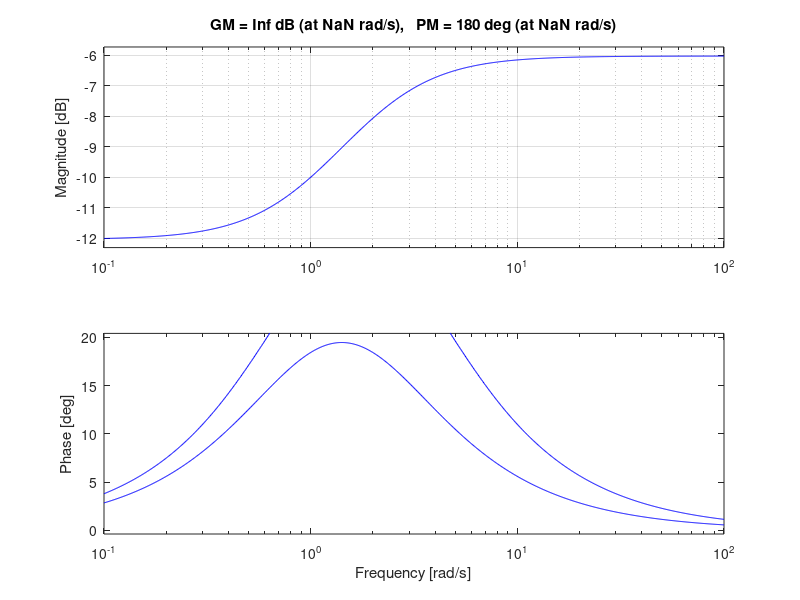
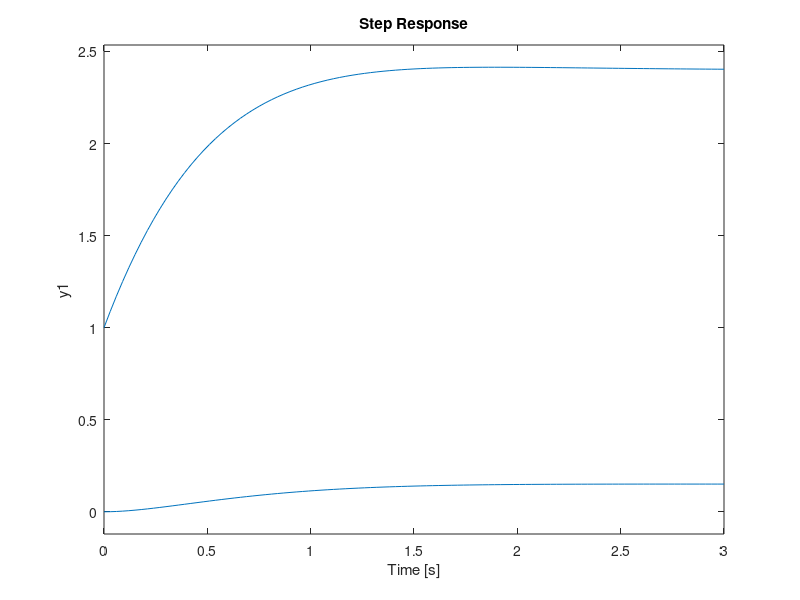
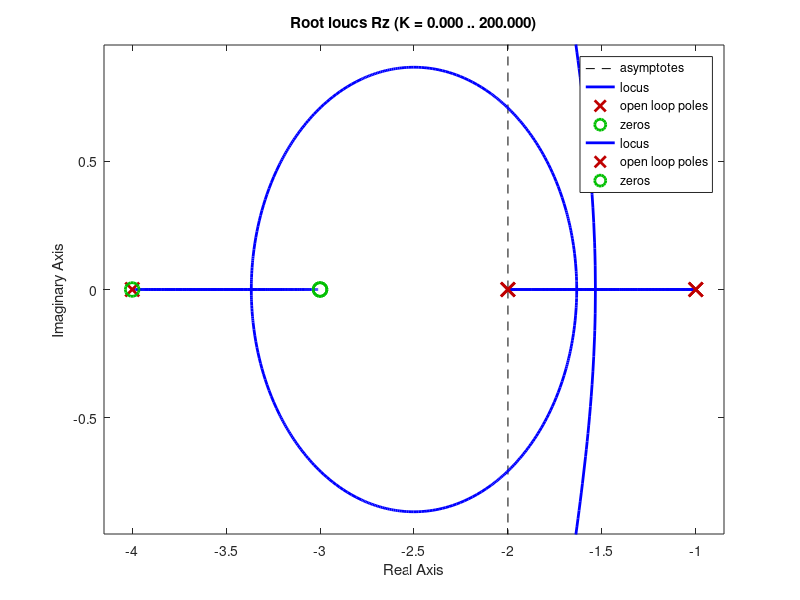
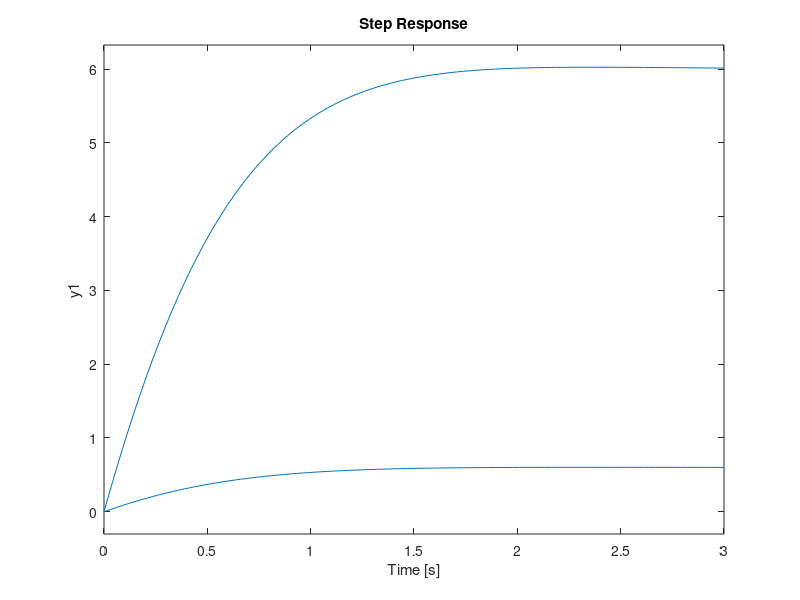

Source code (MATLAB) for these figures, in order:
%% 13.a To examine the relationships between open-loop frequency response and stability and closed loop transient response
clc;
clear;
s = tf('s')
Open = (s+1)/(s+3)
Closed = feedback(Open,1)
figure(1)
margin(Open),grid
hold on
margin(Closed),grid
%% 13.b To study the effect poles and zeroes on the closed loop transient response
clc;
clear;
s = tf('s')
G = (s+3)/((s+1)*(s+2))
F = feedback(G,1)
Fp = F/(s+4) %adding pole
Fz = F*(s+4) %adding zero
figure(2)
step(Fp),grid
hold on
step(Fz),grid
%% 14.a Effect of adding poles and zeroes to open loop on root locus contour
clc;
clear;
s = tf('s') 
R = (s+3)/((s+1)*(s+2))
Rp = R/(s+4) %adding pole
Rz = R*(s+4) %adding zero
figure(3)
rlocus(Rp),grid
hold on
rlocus(Rz),grid
%% 14.b To estimate the effect of open loop gain on the transient response of closed loop system by using Root locus
clc;
clear;
s = tf('s')
C = (s+3)/((s+1)*(s+2))
Cc = feedback(C,1)
CcK = 10*Cc
figure(4)
step(Cc),grid
hold on
step(CcK),grid
figure(5)
rlocus(Cc),grid
hold on
rlocus(CcK),grid
%% 14.c Comparative study of Bode, Nyquist and Root locus with respect to Stability
clc;
clear;
s = tf('s')
T = (s+3)/((s+1)*(s+2))
Tc = feedback(T,1)
figure(6)
bode(Tc),grid
figure(7)
nyquist(Tc),grid
figure(8)
rlocus(Tc)
